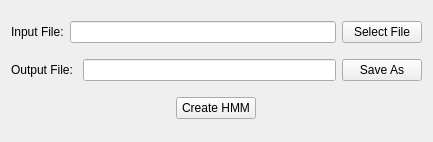
<?xml version="1.0" encoding="UTF-8"?>
<ui version="4.0">
 <class>buildHmmWin</class>
 <widget class="QWidget" name="buildHmmWin">
  <property name="geometry">
   <rect>
    <x>0</x>
    <y>0</y>
    <width>433</width>
    <height>142</height>
   </rect>
  </property>
  <property name="windowTitle">
   <string>Build HMM from Multiple Sequence Alignment</string>
  </property>
  <layout class="QVBoxLayout" name="verticalLayout">
   <item>
    <layout class="QHBoxLayout" name="horizontalLayout">
     <item>
      <widget class="QLabel" name="label">
       <property name="text">
        <string>Input File:</string>
       </property>
      </widget>
     </item>
     <item>
      <widget class="QLineEdit" name="inFilePath">
       <property name="acceptDrops">
        <bool>false</bool>
       </property>
       <property name="readOnly">
        <bool>true</bool>
       </property>
      </widget>
     </item>
     <item>
      <widget class="QPushButton" name="selectInFileBtn">
       <property name="text">
        <string>Select File</string>
       </property>
      </widget>
     </item>
    </layout>
   </item>
   <item>
    <layout class="QHBoxLayout" name="horizontalLayout_2">
     <item>
      <widget class="QLabel" name="label_2">
       <property name="text">
        <string>Output File: </string>
       </property>
      </widget>
     </item>
     <item>
      <widget class="QLineEdit" name="outFilePath">
       <property name="readOnly">
        <bool>true</bool>
       </property>
      </widget>
     </item>
     <item>
      <widget class="QPushButton" name="selectOutfileBtn">
       <property name="text">
        <string>Save As</string>
       </property>
      </widget>
     </item>
    </layout>
   </item>
   <item>
    <layout class="QHBoxLayout" name="horizontalLayout_3">
     <item>
      <widget class="QPushButton" name="buildHmmBtn">
       <property name="sizePolicy">
        <sizepolicy hsizetype="Fixed" vsizetype="Fixed">
         <horstretch>0</horstretch>
         <verstretch>0</verstretch>
        </sizepolicy>
       </property>
       <property name="text">
        <string>Create HMM</string>
       </property>
      </widget>
     </item>
    </layout>
   </item>
  </layout>
 </widget>
 <resources/>
 <connections/>
</ui>
